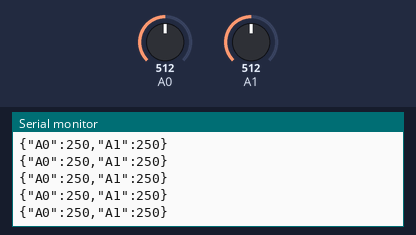
Simulated run of this sketch. Board: Arduino Uno, built with avr-gcc and run on an emulated ATmega328P. On the bench: the last lines printed to the serial monitor. Inputs (shaded band) come from the test bench; at power-on: A0 = 512, A1 = 512.

Above: at 1.2 s.
1.3 s: A0 set to 716
At 1.32 s:
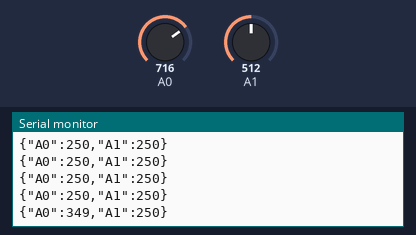
2.8 s: A1 set to 716
At 2.83 s:
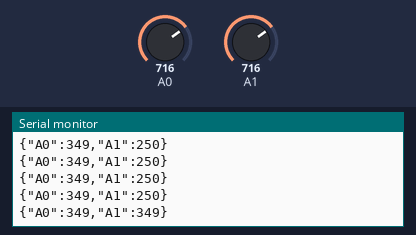
4.3 s: A0 set to 900
At 4.34 s:
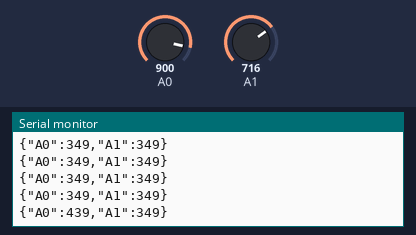
5.8 s: A1 set to 900
At 5.85 s:
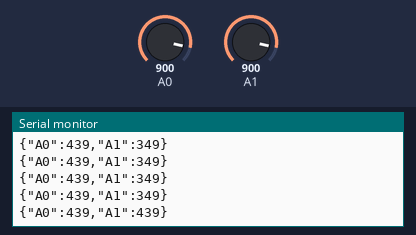
Timing chart, 0 to 8.3 s (numbered marks = the images above; inputs shaded):
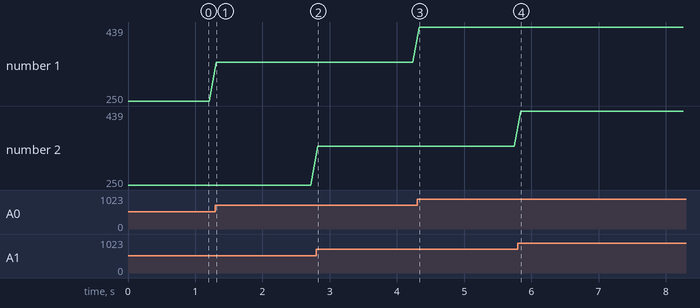

The sketch:

LM35_TempReader.ino
```cpp
int adcValues[2];
float nhietDo[2];

void setup() {
  Serial.begin(9600);
}

void loop() {
  adcValues[0] = analogRead(A0);
  nhietDo[0] = (adcValues[0] * 500.0) / 1023.0;

  adcValues[1] = analogRead(A1);
  nhietDo[1] = (adcValues[1] * 500.0) / 1023.0;

  Serial.print("{\"A0\":");
  Serial.print((int)nhietDo[0]);
  Serial.print(",\"A1\":");
  Serial.print((int)nhietDo[1]);
  Serial.println("}");

  delay(100);
}
```

Measured:
- after the input at 1.3 s, the serial monitor: prints a new line at once (image 1)
- after the input at 2.8 s, the serial monitor: prints a new line at once (image 2)
- after the input at 4.3 s, the serial monitor: prints a new line at once (image 3)
- after the input at 5.8 s, the serial monitor: prints a new line at once (image 4)
- plotted number 1: 250 → 349 after the input at 1.3 s, 349 → 439 after the input at 4.3 s
